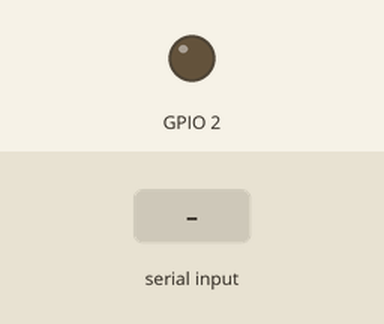
Recording of a program running on a simulated ESP32. Shown: output pins drawn as LEDs (lit = HIGH). The test bench sets the inputs (shaded band). What the program prints to the serial monitor is not drawn.

Above: at 1.2 s.
1.3 s: "1" received over Serial
At 2.0 s:
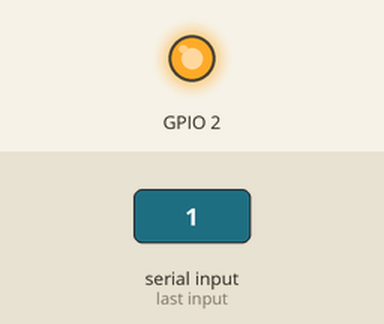
2.8 s: "0" received over Serial
At 3.2 s:
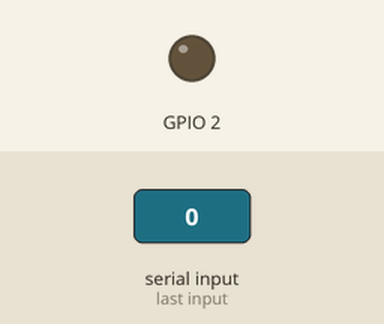
Timing chart, 0 to 5.8 s (numbered marks = the images above; inputs shaded):
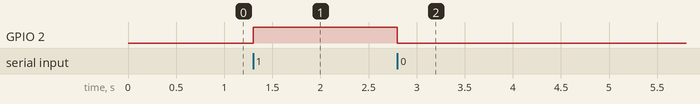

The program:

main.cpp
```cpp
#include <Arduino.h>

char incoming;

void setup() {
  Serial.begin(115200);
  pinMode(2, OUTPUT);
  Serial.println("ESP32 READY");
}

void loop() {
  if (Serial.available()) {
    incoming = Serial.read();

    if (incoming == '1')
      digitalWrite(2, HIGH);

    if (incoming == '0')
      digitalWrite(2, LOW);
  }
}
```

Measured:
- after the input at 1.3 s, GPIO 2: LOW → HIGH at once
- after the input at 2.8 s, GPIO 2: HIGH → LOW at once
